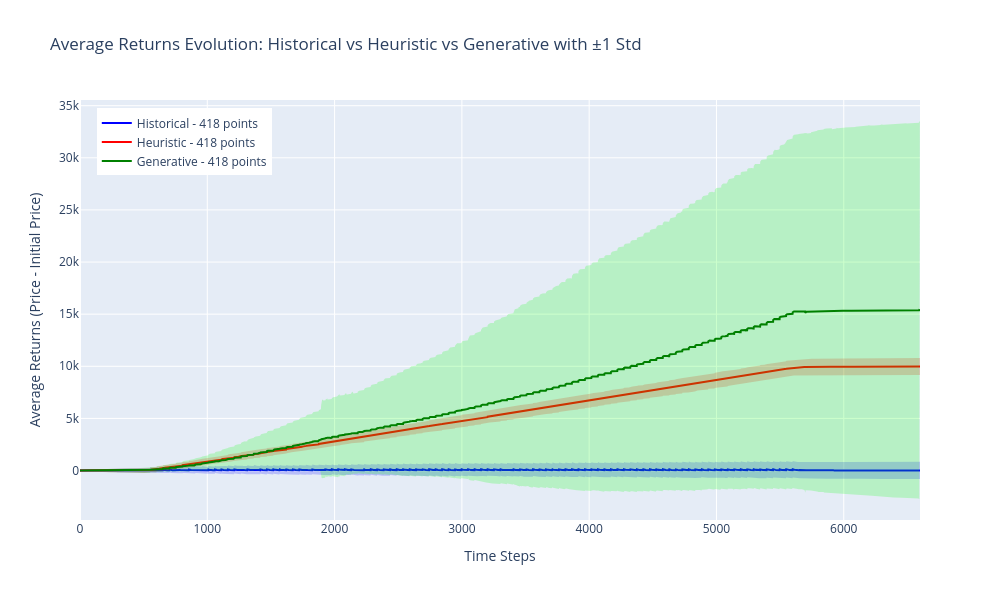

Write notebook code for a chart like this one.
### Code cell
# Create x-axis (time steps)
x_axis = list(range(len(historical_avg_all_returns)))

# Create plotly figure
fig = go.Figure()

# Add lines with error bands (mean ± std) for Historical data
fig.add_trace(go.Scatter(
    x=x_axis + x_axis[::-1],
    y=np.concatenate([historical_avg_all_returns + historical_std_all_returns, (historical_avg_all_returns - historical_std_all_returns)[::-1]]),
    fill='toself',
    fillcolor='rgba(0, 0, 255, 0.2)',
    line=dict(color='rgba(255,255,255,0)'),
    hoverinfo="skip",
    showlegend=False
))

fig.add_trace(go.Scatter(
    x=x_axis,
    y=historical_avg_all_returns,
    mode='lines',
    name=f'Historical - {len(historical_all_returns)} points',
    line=dict(color='blue', width=2)
))

# Add lines with error bands (mean ± std) for Heuristic data
fig.add_trace(go.Scatter(
    x=x_axis + x_axis[::-1],
    y=np.concatenate([heuristic_avg_all_returns + heuristic_std_all_returns, (heuristic_avg_all_returns - heuristic_std_all_returns)[::-1]]),
    fill='toself',
    fillcolor='rgba(255, 0, 0, 0.2)',
    line=dict(color='rgba(255,255,255,0)'),
    hoverinfo="skip",
    showlegend=False
))

fig.add_trace(go.Scatter(
    x=x_axis,
    y=heuristic_avg_all_returns,
    mode='lines',
    name=f'Heuristic - {len(heuristic_all_returns)} points',
    line=dict(color='red', width=2)
))

# Add lines with error bands (mean ± std) for Generative data
fig.add_trace(go.Scatter(
    x=x_axis + x_axis[::-1],
    y=np.concatenate([generative_avg_all_returns + generative_std_all_returns, (generative_avg_all_returns - generative_std_all_returns)[::-1]]),
    fill='toself',
    fillcolor='rgba(0, 255, 0, 0.2)',
    line=dict(color='rgba(255,255,255,0)'),
    hoverinfo="skip",
    showlegend=False
))

fig.add_trace(go.Scatter(
    x=x_axis,
    y=generative_avg_all_returns,
    mode='lines',
    name=f'Generative - {len(generative_all_returns)} points',
    line=dict(color='green', width=2)
))

# Update layout
fig.update_layout(
    title='Average Returns Evolution: Historical vs Heuristic vs Generative with ±1 Std',
    xaxis_title='Time Steps',
    yaxis_title='Average Returns (Price - Initial Price)',
    width=1000,
    height=600,
    legend=dict(x=0.02, y=0.98)
)

fig.show()

print(f"\nPlot created with returns (price - initial price) and standard deviation bands:")
print(f"- Historical data average (blue): {len(historical_all_returns)} samples")
print(f"- Heuristic data average (red): {len(heuristic_all_returns)} samples")
print(f"- Generative data average (green): {len(generative_all_returns)} samples")
print(f"- Shaded areas represent ±1 standard deviation")

### Figure 1 — Plotly figure (JSON) as saved in the notebook; plotly's stock layout.template omitted (floating-point values rounded to 4 significant figures; data arrays with more than 128 entries replaced by an {"elided": "..."} marker saying what was removed)
{"data": [{"fill": "toself", "fillcolor": "rgba(0, 0, 255, 0.2)", "hoverinfo": "skip", "line": {"color": "rgba(255,255,255,0)"}, "showlegend": false, "type": "scatter", "x": {"elided": "13200 int values"}, "y": {"elided": "13200 float values"}}, {"line": {"color": "blue", "width": 2}, "mode": "lines", "name": "Historical - 418 points", "type": "scatter", "x": {"elided": "6600 int values"}, "y": {"elided": "6600 float values"}}, {"fill": "toself", "fillcolor": "rgba(255, 0, 0, 0.2)", "hoverinfo": "skip", "line": {"color": "rgba(255,255,255,0)"}, "showlegend": false, "type": "scatter", "x": {"elided": "13200 int values"}, "y": {"elided": "13200 float values"}}, {"line": {"color": "red", "width": 2}, "mode": "lines", "name": "Heuristic - 418 points", "type": "scatter", "x": {"elided": "6600 int values"}, "y": {"elided": "6600 float values"}}, {"fill": "toself", "fillcolor": "rgba(0, 255, 0, 0.2)", "hoverinfo": "skip", "line": {"color": "rgba(255,255,255,0)"}, "showlegend": false, "type": "scatter", "x": {"elided": "13200 int values"}, "y": {"elided": "13200 float values"}}, {"line": {"color": "green", "width": 2}, "mode": "lines", "name": "Generative - 418 points", "type": "scatter", "x": {"elided": "6600 int values"}, "y": {"elided": "6600 float values"}}], "layout": {"height": 600, "legend": {"x": 0.02, "y": 0.98}, "title": {"text": "Average Returns Evolution: Historical vs Heuristic vs Generative with ±1 Std"}, "width": 1000, "xaxis": {"title": {"text": "Time Steps"}}, "yaxis": {"title": {"text": "Average Returns (Price - Initial Price)"}}}}
